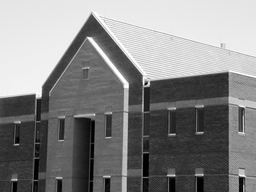
#> input picture lab9/dom.png, 256 x 192 px, shrunk from 557 x 417 before the run
$ jupyter execute 09_Canny.ipynb   (older library calls are emulated)
#> lines starting #> are read from the running program, lines starting #| are printed output that depends on the picture; after the words box and inside, x2 and y2 are one past the last pixel; in counts of white or black regions, pixels touching at a corner belong together
# Detekcja krawędzi

## Cel ćwiczenia

- Zapoznanie z metodami detekcji krawędzi:
    - Sobel, Prewitt, Roberts - przypomnienie,
    - Laplasjan z Gaussa (LoG – ang. Laplacian of Gaussian),
    - Canny.

Detekcja krawędzi przez wiele lat była podstawą algorytmów segmentacji.
Krawędzie wykrywane są najczęściej z wykorzystaniem pierwszej (gradient) i drugiej (Laplasjan) pochodnej przestrzennej.
Wykorzystanie obu metod zaprezentowane zostało w ćwiczeniu *Przetwarzanie wstępne. Filtracja kontekstowa*.

W niniejszym ćwiczeniu poznane detektory krawędzi zostaną porównane z bardziej zaawansowanymi: Laplasjan z funkcji Gaussa (LoG), Zero Crossing i Canny.

## Laplasjan z Gaussa (LoG)

Funkcja Gaussa:<br>
\begin{equation}
h(r) = e^{\frac{-r^2}{2 \sigma^2}}
\end{equation}
gdzie:
- $r^2 = x^2 + y^2$
- $\sigma$ to odchylenie standardowe.

Działanie filtracji Gaussowskiej zostało przedstawione w ćwiczeniu "Przetwarzanie wstępne". W jej wyniku następuje rozmazanie obrazu.
Laplasjan tej funkcji dany jest wzorem:

\begin{equation}
\nabla^2 h(r) = \frac{r^2 - 2\sigma^2}{\sigma^4} e^{-\frac{r^2}{2\sigma^2}}
\end{equation}

Funkcję (z oczywistych powodów) nazywamy Laplasjan z Gaussa (LoG).
Ponieważ druga pochodna jest operacją liniową, konwolucja obrazu z $\nabla^2 h(r)$ daje taki sam efekt jak zastosowanie filtracji Gaussa na obrazie, a następnie obliczenie Laplasjanu z wyniku.
Lokalizacja krawędzi polega na znalezieniu miejsca, gdzie po filtracji LoG następuje zmiana znaku.

1. Wczytaj obraz *house.png*.
2. Wykonaj rozmycie Gaussowskie obrazu wejściowego.
W tym celu wykorzysaj funkcję `cv2.GaussianBlur(img, kSize, sigma)`.
Pierwszy argument jest obrazem wejśćiowym.
Drugi jest rozmiarem filtru (podanym w nawiasach okrągłych, np. *(3, 3)*).
Trzecim argumentem jest odchylenie standardowe. Wartość jest dobrana automatycznie, jeśli zosanie podana wartość `0` (będą równe rozmiarowi).
3. Oblicz laplasjan obrazu rozmytego.
W tym celu wykorzysaj funkcję `cv2.Laplacian(img, ddepth)`.
Pierszym argumentem jest obraz wejściowy.
Drugim argumentem jest typ danych wejściowych. Użyj `cv2.CV_32F`.
4. Wyznacz miejsca zmiany znaku.
Zaimplementuj funkcję `crossing(LoG, thr)`:
    - Najpierw stwórz tablicę, do której zostanie zapisany wynik.
    Jej rozmiar jest taki sam jak przetwarzanego obrazu.
    - Następnie wykonaj pętle po obrazie (bez ramki jednopikselowej).
    W każdej iteracji stwórz otoczenie o rozmiarze $3 \times 3$.
    Dla otoczenia oblicz wartość maksymalną i minimalną.
    - Jeśli wartości te mają przeciwne znaki, to do danego miejsca tablicy przypisz wartość:
        - jeśli piksel wejściowy > 0, to dodaj do niego wartość bezwzględną minimum.
        - jeśli piksel wejściowy < 0, to do jego wartości bezwzględnej dodaj maksimum.
    - Zmień zakres wykonanej tablicy do $<0, 255>$.
    - Wykonaj progowanie tablicy. Próg jest argumentem wejściowym.
    - Przeskaluj dane binarne do wartości `[0, 255]`.
    - Wykonaj konwersję do typu *uint8*.
    - Wykonaj rozmycie medianowe wyniku.
    Wykorzystaj funkcję `cv2.medianBlur(img, kSize)`.
    Pierwszym argumentem jest obraz wejśćiowy, a drugim rozmiar filtra.
    - Zwróć wyznaczoną tablicę.
5. Wyświetl obraz wynikowy.
6. Dobierz parametry (rozmiar filtru Gaussa, odchylenie standardowe, próg binaryzacji) tak, by widoczne były kontury domu, ale nie dachówki.

[cell 1]
import cv2
from matplotlib import pyplot as plt
import numpy as np
import math
import os
import requests

url = 'https://raw.githubusercontent.com/vision-agh/poc_sw/master/09_Canny/'

fileNames = ["dom.png"]
for fileName in fileNames:
  if not os.path.exists(fileName):
      r = requests.get(url + fileName, allow_redirects=True)
      open(fileName, 'wb').write(r.content)

[cell 2]
def plot_two(I1, I2, t1="Orginal", t2=""):
    fig, axs = plt.subplots(1, 2)
    n = 5
    fig.set_size_inches(2 * n, n)

    axs[0].imshow(I1, 'gray')
    axs[0].axis('off')
    axs[0].title.set_text(t1)

    axs[1].imshow(I2, 'gray')
    axs[1].axis('off')
    axs[1].title.set_text(t2)

[cell 3]
house = cv2.imread('dom.png', cv2.IMREAD_GRAYSCALE)
#> house is the input picture: shape (192, 256); min 0, max 255, mean 133.3

[cell 4]
blurred_house = cv2.GaussianBlur(house, (7, 7), 0)
plot_two(house, blurred_house, t2="Blurred")

[cell 5]
laplacian_house = cv2.Laplacian(blurred_house, cv2.CV_32F)

[cell 6]
def crossing(LoG, thr, size=1):
    width, height = LoG.shape
    res = np.zeros((width, height))

    for x in range(1, width - 1):
        for y in range(1, height - 1):
            window = LoG[x - 1: x + 2, y - 1: y + 2]
            maxi = np.max(window)
            mini = np.min(window)
            if maxi * mini < 0:
                if LoG[x, y] > 0:
                    res[x, y] = LoG[x, y] + abs(mini)
                elif LoG[x, y] < 0:
                    res[x, y] = abs(LoG[x, y]) + maxi

    res = cv2.normalize(res, None, 0, 255, cv2.NORM_MINMAX)
    # res = (255 * (res - res.min())/(res.max() - res.min())).astype(int)
    res = (res > thr).astype(int)
    res = (res * 255).astype(np.uint8)
    res = cv2.medianBlur(res, size)

    return res

[cell 7]
n = 11
blurred_house = cv2.GaussianBlur(house, (n, n), 1.8)
laplacian_house = cv2.Laplacian(blurred_house, cv2.CV_32F)
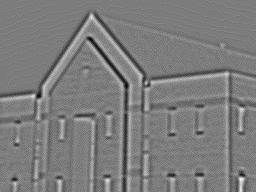
#> laplacian_house: shape (192, 256) float32; min -24, max 25, mean 0; drawn with min black and max white
house_edges = crossing(laplacian_house, 80)
#> after the loop in crossing, `for x in range(1, width - 1):`:
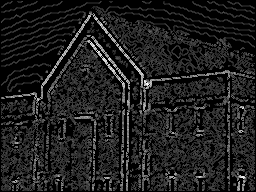
#> res: shape (192, 256) float64; min 0, max 18, mean 2.16; drawn with min black and max white
#> in crossing, `res = (res > thr).astype(int)`:
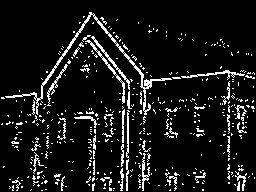
#> res: shape (192, 256) int64; values 0 (black) and 1 (white), 9.1% white in thin lines or dots
#> in crossing, `res = (res * 255).astype(np.uint8)`: res: shape (192, 256); 9.1% white in thin lines or dots
plot_two(house, house_edges, t2="Edges")

## Algorytm Canny'ego

> Algorytm Canny'ego to często wykorzystywana metoda detekcji krawędzi.
> Zaproponowana została w 1986r. przez Johna F. Cannego.
> Przy jego projektowaniu założono trzy cele:
> - niska liczba błędów - algorytm powinien znajdywać wszystkie krawędzie oraz generować jak najmniej fałszywych detekcji,
> - punkty krawędziowe powinny być poprawnie lokalizowane - wykryte punkty powinny być jak najbardziej zbliżone do rzeczywistych,
> - krawędzie o szerokości 1 piksela - algorytm powinien zwrócić jeden punkt dla każdej rzeczywistej krawędzi.

Zaimplementuj algorytm detekcji krawędzi Canny'ego:
1. W pierwszym kroku obraz przefiltruj dwuwymiarowym filtrem Gaussa.
2. Następnie oblicz gradient pionowy i poziomy ($g_x $ i $g_y$).
Jedną z metod jest filtracja Sobela.
3. Dalej oblicz amplitudę:
$M(x,y)  = \sqrt{g_x^2+g_y^2}$ oraz kąt:
$\alpha(x,y) = arctan(\frac{g_y}{g_x})$.
Do obliczenia kąta wykorzystaj funkcję `np.arctan2(x1, x2)`.
Wynik jest w radianach.
4. W kolejnym etapie wykonaj kwantyzację kątów gradientu.
Kąty od $-180^\circ$ do $180^\circ$ można podzielić na 8 przedziałów:
[$-22.5^\circ, 22.5^\circ$], [$22.5^\circ, 67.5^\circ$],
[$67.5^\circ, 112.5^\circ$], [$112.5^\circ, 157.5^\circ$],
[$157.5^\circ, -157.5^\circ$], [$-157.5^\circ, -112.5^\circ$],
[$-112.5^\circ, -67.5^\circ$], [$-67.5^\circ, -22.5^\circ$].
Przy czym należy rozpatrywać tylko 4 kierunki:
    - pionowy ($d_1$),
    - poziomy ($d_2$),
    - skośny lewy ($d_3$),
    - skośny prawy ($d_4$).
5. Dalej przeprowadź eliminację pikseli, które nie mają wartości maksymalnej (ang. *nonmaximal suppresion*).
Celem tej operacji jest redukcja szerokości krawędzi do rozmiaru 1 piksela.
Algorytm przebiega następująco.
W rozpatrywanym otoczeniu o rozmiarze $3 \times 3$:
    - określ do którego przedziału należy kierunek gradientu piksela centralnego ($d_1, d_2, d_3, d_4$).
    - przeanalizuje sąsiadów leżących na tym kierunku.
Jeśli choć jeden z nich ma amplitudę większą niż piksel centralny, to należy uznać, że nie jest lokalnym maksimum i do wyniku przypisać $g_N(x,y) = 0$.
W przeciwnym przypadku $g_N(x,y) = M(x,y)$.
Przez $g_N$ rozumiemy obraz detekcji lokalnych maksimów.
Zaimplementuj funkcję `nonmax`.
Pierwszym argementem jest macierz kierunków (po kwantyzacji).
Drugim argumentem jest macierz amplitudy.
6. Ostatnią operacją jest binaryzacja obrazu $g_N$.
Stosuje się tutaj tzw. binaryzację z histerezą.
Wykorzystuje się w niej dwa progi: $T_L$ i $T_H$, przy czym $T_L < T_H$.
Canny zaproponował, aby stosunek progu wyższego do niższego był jak 3 lub 2 do 1.
Rezultaty binaryzacji można opisać jako:<br>
$g_{NH}(x,y) = g_N(x,y) \geq TH $<br>
$g_{NL}(x,y) = TH > g_N(x,y) \geq TL $<br>
Można powiedzieć, że na obrazie $g_{NH}$ są "pewne" krawędzie.
Natomiast na $g_{NL}$ "potencjalne".
Często krawędzie "pewne" nie są ciągłe.
Dlatego wykorzystuje się obraz $g_{NL}$ w następującej procedurze:
    - Stwórz stos zawierający wszystkie piksele zaznaczone na obrazie $g_{NH}$.
W tym celu wykorzystaj listę współrzędnych `[row, col]`.
Do pobrania elementu z początku służy metoda `list.pop()`.
Do dodania elementu na koniec listy służy metoda `list.append(new)`.
    - Stwórz obraz, który będzie zawierał informację czy dany piksel został już odwiedzony.
    - Stwórz obraz, któy zawierać będzie wynikowe krawędzie.
Jej rozmiar jest równy rozmiarowi obrazu.
    - Wykonaj pętlę, która będzie pobierać elementy z listy, dopóki ta nie będzie pusta.
W tym celu najlepiej sprawdzi się pętla `while`.
    - W każdej iteracji pobierz element ze stosu.
    - Sprawdź czy dany element został już odwiedzony.
    - Jeśli nie został, to:
        - Oznacz go jako odwiedzony,
        - Oznacz piksel jako krawędź w wyniku,
        - Sprawdź otoczenie piksela w obrazie $g_{NL}$,
        - Dodaj do stosu współrzędne otoczenia, które zawierają krawędź (potencjalną).
        Można to wykoanać np. pętlą po stworzonym otoczeniu.
7. Wyświetl obraz oryginalny, obraz $g_{NH}$ oraz obraz wynikowy.

Pomocnicze obrazy $g_{NH}$ i $g_{NL}$ zostały wprowadzone dla uproszczenia opisu.
Algorytm można zaimplementować wbardziej "zwarty" sposób.

Na podstawie powyższego opisu zaimplementuj algorytm Cannego.

[cell 8]
def nonmax(alpha, M):
    gn = np.zeros(alpha.shape)
    for x in range(1, alpha.shape[0] - 1):
        for y in range(1, alpha.shape[1] - 1):
            center_gradient = alpha[x][y]
            gn[x, y] = M[x, y]

            if alpha[x][y] == 1:    # poziom
                n1, n2 = M[x, y - 1], M[x, y + 1]
            elif alpha[x][y] == 2:  # \
                n1, n2 = M[x + 1, y + 1], M[x - 1, y - 1]
            elif alpha[x][y] == 3:  # pion
                n1, n2 = M[x + 1, y], M[x - 1, y]
            elif alpha[x][y] == 4:  # /
                n1, n2 = M[x + 1, y - 1], M[x - 1, y + 1]

            if M[x, y] < n1 or M[x, y] < n2:
                gn[x, y] = 0

    return gn

def between(a, low, high):
    return a > low and a <= high

[cell 9]
def canny(I, thl, thh, gauss_size=5):
    blurred_I = cv2.GaussianBlur(I, (gauss_size, gauss_size), 0)
    gx = cv2.Sobel(blurred_I, ddepth=cv2.CV_64F, dx=1, dy=0, ksize=3)
    gy = cv2.Sobel(blurred_I, ddepth=cv2.CV_64F, dx=0, dy=1, ksize=3)
    M = np.sqrt(np.pow(gx, 2) + np.pow(gy, 2))
    alpha = np.arctan2(gy, gx) * 180 / np.pi

    # kwantyzacja

    for x in range(alpha.shape[0]):
        for y in range(alpha.shape[1]):
            a = alpha[x][y] if alpha[x][y] >= 0 else alpha[x][y] + 360
            a = alpha[x][y]
            if between(a, -22.5, 22.5) or (a > 157.5 or a <= -157.5):
                alpha[x][y] = 1
            elif between(a, 22.5, 67.5) or between(a, -157.5, -112.5):
                alpha[x][y] = 2
            elif between(a, 67.5, 112.5) or between(a, -112.5, -67.5):
                alpha[x][y] = 3
            elif between(a, 112.5, 157.5) or between(a, -67.5, -22.5):
                alpha[x][y] = 4

    gn = nonmax(alpha, M)
    gn_h = (gn >= thh).astype(int)
    gn_l = ((gn < thh) & (gn >= thl)).astype(int)

    stack = []
    for x in range(gn_h.shape[0]):
        for y in range(gn_h.shape[1]):
            if gn_h[x, y]: stack.append((x, y))

    visited = np.zeros(gn_h.shape)
    res = np.zeros(gn_h.shape)

    while stack:
        x, y = stack.pop()
        visited[x, y] = 1
        res[x, y] = 255

        for i in range(x - 1, x + 2):
            for j in range(y - 1, y + 2):
                if gn_l[i, j] and not visited[i, j]:
                    stack.append((i, j))

    return res.astype(np.uint8)

[cell 10]
n = 43
th_l, th_r = 2 * n, 3 * n
canny_house = canny(house, th_l, th_r)
#> in canny, `gy = cv2.Sobel(blurred_I, ddepth=cv2.CV_64F, dx=0, dy=1, ksize=3)`:
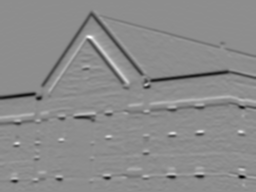
#> gy: shape (192, 256) float64; min -480, max 386, mean -7; drawn with min black and max white
#> in canny, `M = np.sqrt(np.pow(gx, 2) + np.pow(gy, 2))`:
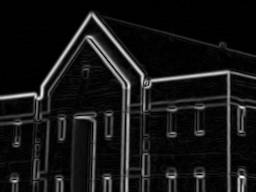
#> M: shape (192, 256) float64; min 0, max 484.5, mean 40.5; drawn with min black and max white
#> in canny, `alpha = np.arctan2(gy, gx) * 180 / np.pi`:
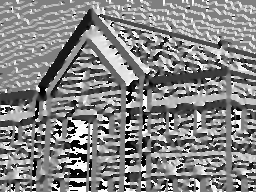
#> alpha: shape (192, 256) float64; min -179.8, max 180, mean 7.2; drawn with min black and max white
#> after the loop in canny, `for x in range(alpha.shape[0]):`:
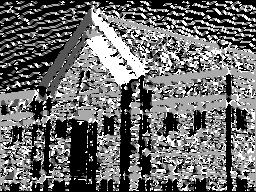
#> alpha: shape (192, 256) float64; min 1, max 4, mean 2.27; drawn with min black and max white
#> after the loop in nonmax, `for x in range(1, alpha.shape[0] - 1):`:
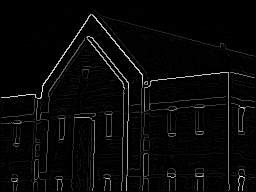
#> gn: shape (192, 256) float64; min 0, max 484.5, mean 14.9; drawn with min black and max white
#> in canny, `gn_h = (gn >= thh).astype(int)`: gn_h: shape (192, 256) int64; values 0 (black) and 1 (white), 3.9% white in thin lines or dots
#> in canny, `gn_l = ((gn < thh) & (gn >= thl)).astype(int)`: gn_l: shape (192, 256) int64; values 0 (black) and 1 (white), 1.3% white in thin lines or dots, all inside (x1, y1, x2, y2) = (1, 21, 255, 191)
#> after the loop in canny, `while stack:`:
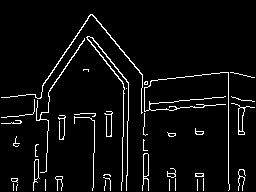
#> res: shape (192, 256) float64; 4.9% white in thin lines or dots
#> after the loop in canny, `while stack:`: visited: shape (192, 256) float64; values 0 (black) and 1 (white), 4.9% white in thin lines or dots
#> canny_house: shape (192, 256); 4.9% white in thin lines or dots
plot_two(house, canny_house, t2="Canny")

## Algorytm Canny'ego - OpenCV

1. Wykonaj dektekcję krawędzi metodą Canny'ego wykorzystując funkcję `cv2.Canny`.
    - Pierwszym argumentem funkcji jest obraz wejściowy.
    - Drugim argumentem jest mniejszy próg.
    - Trzecim argumentem jest większy próg.
    - Czwarty argument to tablica, do której wpisany zostanie wynik.
    Można zwrócić go przez wartość i podać wartość `None`.
    - Piąty argument to rozmiar operatora Sobela (w naszym przypadku 3).
    - Szósty argument to rodzaj używanej normy.
    0 oznacza normę $L_1$, 1 oznacza normę $L_2$. Użyj $L_2$.
2. Wynik wyświetl i porównaj z własną implementacją.

[cell 11]
# najpierw filtrujemy gaussem, żeby rozmyć dachówki
house_blurred = cv2.GaussianBlur(house, (5, 5), 0)
house_canny_2 = cv2.Canny(house_blurred, th_l, th_r, None, 3, 1)
#> house_canny_2: shape (192, 256); 4.9% white in thin lines or dots

plot_two(house, house_canny_2, t2='Canny - OpenCV')

[cell 12]
plot_two(canny_house, cv2.absdiff(canny_house, house_canny_2), t1='Canny', t2='Canny difference')
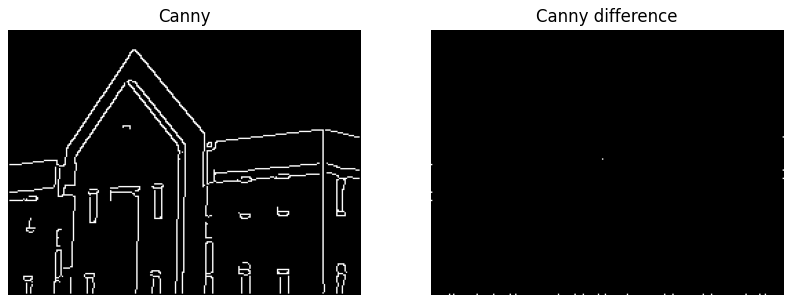
#> figure drawn by matplotlib, 2 panels
